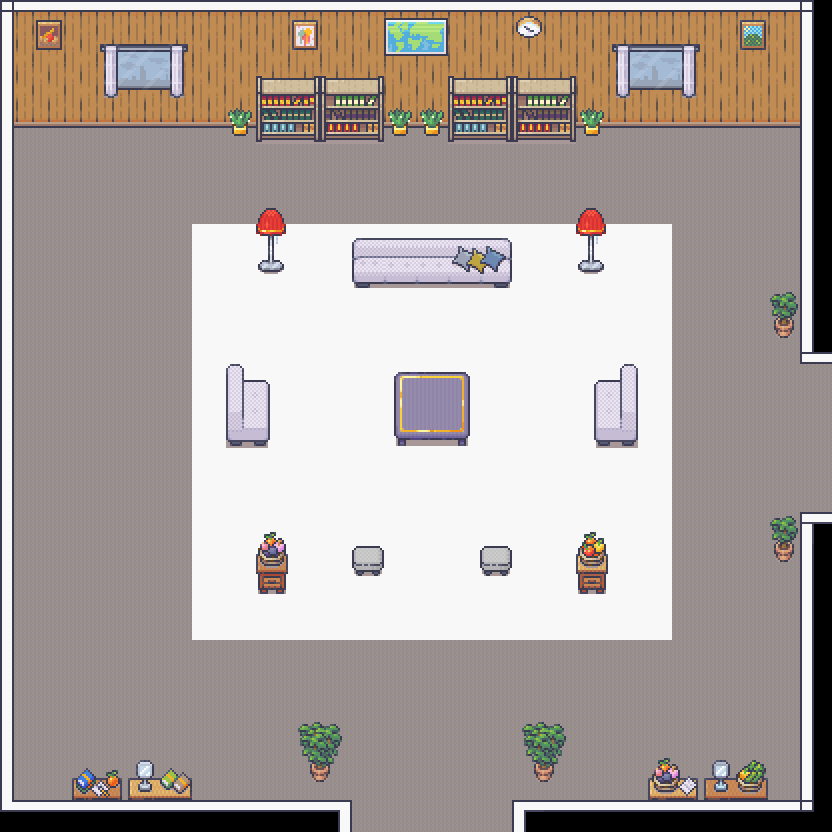

The image is a tile-based game level rendered from a .tmx file. Its description and source (layers, tilesets, objects; grid data summarised) follow:
An orthogonal 26x26 tile map with 32x32 px tiles, 5 tile layers (Floor, Wall, Wall Boarder, Furniture, ...), 3 tilesets and 7 objects (Start, shirt1, shirt2, shirt3, stripeS, ...).

<map version="1.10" tiledversion="1.10.2" orientation="orthogonal" renderorder="right-down" width="26" height="26" tilewidth="32" tileheight="32" infinite="0" nextlayerid="10" nextobjectid="12">
 <editorsettings>
  <export target="LivingRoom.tmj" format="json" />
 </editorsettings>
 <tileset firstgid="1" name="Bedroom" tilewidth="32" tileheight="32" tilecount="1712" columns="16">
  <image source="4_Bedroom_32x32.png" width="512" height="3424" />
 </tileset>
 <tileset firstgid="1713" name="RoomBuilder" tilewidth="32" tileheight="32" tilecount="391" columns="17">
  <image source="Room_Builder_free_32x32.png" width="544" height="736" />
 </tileset>
 <tileset firstgid="2104" name="LivingRoom" tilewidth="32" tileheight="32" tilecount="720" columns="16">
  <image source="2_LivingRoom_32x32.png" width="512" height="1440" />
 </tileset>
 <layer id="1" name="Floor" width="26" height="26">
  <data>[676 cells, 635 non-empty, 2 distinct tile ids]</data>
 </layer>
 <layer id="2" name="Wall" width="26" height="26">
  <data>[676 cells, 109 non-empty, 6 distinct tile ids]</data>
 </layer>
 <layer id="3" name="Wall Boarder" width="26" height="26">
  <data>[676 cells, 90 non-empty, 23 distinct tile ids]</data>
 </layer>
 <layer id="4" name="Furniture" width="26" height="26">
  <data>[676 cells, 106 non-empty, 80 distinct tile ids]</data>
 </layer>
 <layer id="9" name="Furniture 2" width="26" height="26">
  <data>[676 cells, 12 non-empty, 6 distinct tile ids]</data>
 </layer>
 <objectgroup id="8" name="Object Layer 1">
  <object id="2" name="Start" x="428" y="792">
   <point />
  </object>
  <object id="5" name="shirt1" x="530" y="476">
   <point />
  </object>
  <object id="6" name="shirt2" x="111" y="340">
   <point />
  </object>
  <object id="7" name="shirt3" x="715" y="203">
   <point />
  </object>
  <object id="8" name="stripeS" x="158.3" y="541.715">
   <point />
  </object>
  <object id="10" name="pinkS" x="691.791" y="668.149">
   <point />
  </object>
  <object id="11" name="blueS" x="150.077" y="170.635">
   <point />
  </object>
 </objectgroup>
</map>
